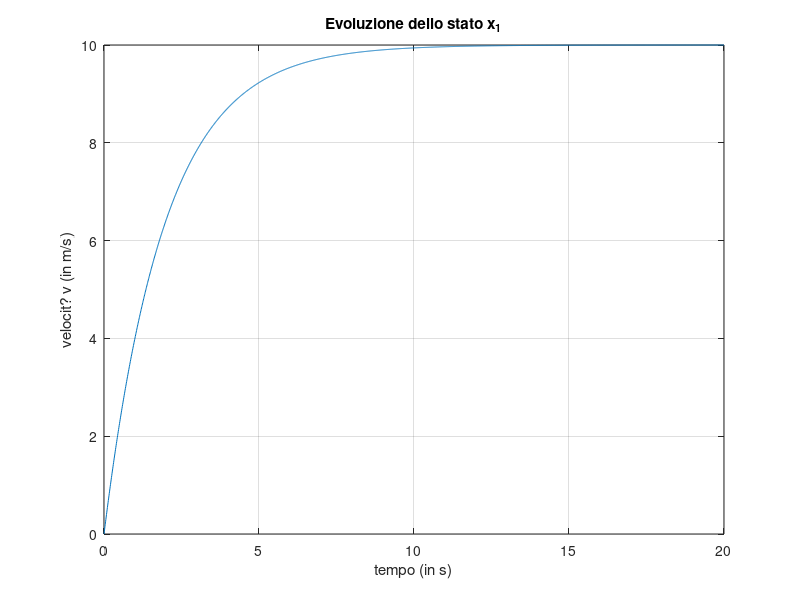
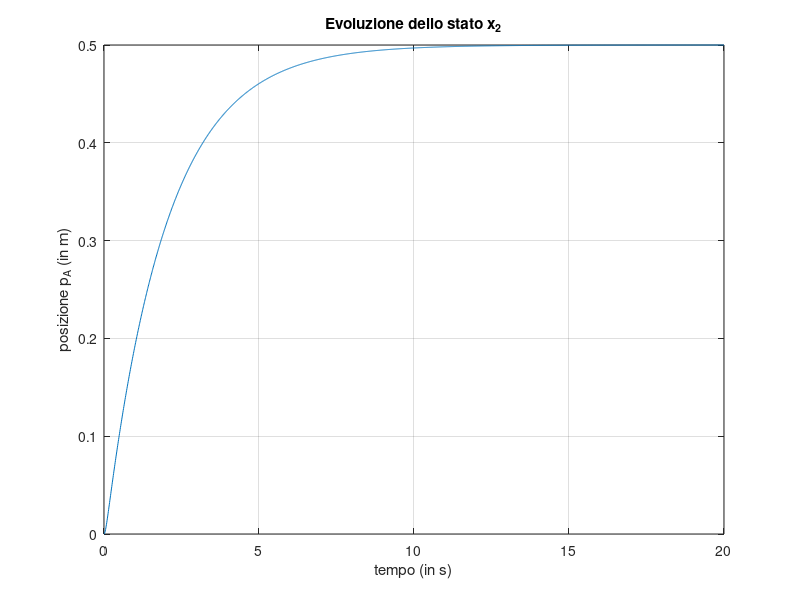
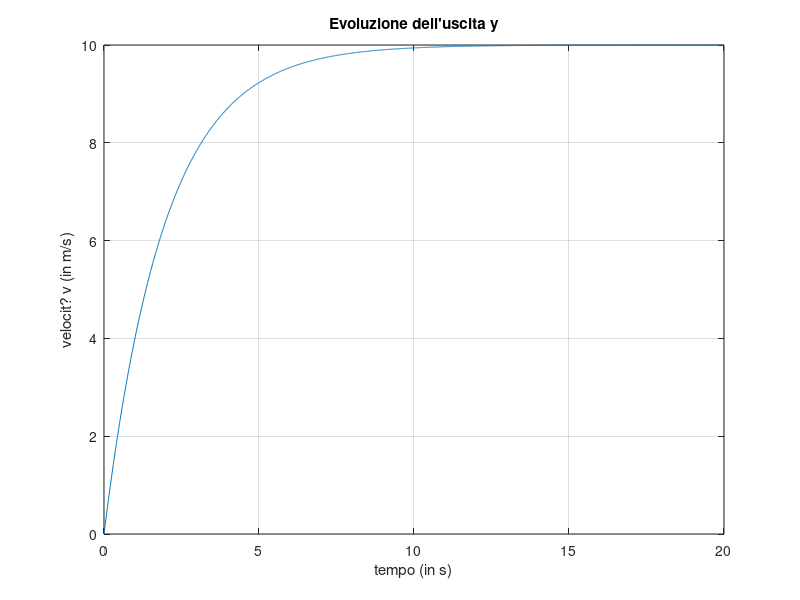

These charts were generated, in order, by the following MATLAB code: (Note: this script raises an error after producing the figures.)
es=menu('Simulazione della risposta del sistema meccanico',...
        'caso 1.a: beta=0.1,  K=2,  x0=[0;0],   F(t)=1;',...
        'caso 1.b: beta=0.01, K=2,  x0=[0;0],   F(t)=1;',...
        'caso 1.c: beta=10,   K=20, x0=[0;0],   F(t)=1;',...
        'caso 1.d: beta=0.1,  K=2,  x0=[0;0.2], F(t)=1;',...
        'caso 2.a: beta=0.1,  K=2,  x0=[0;0],   F(t)=cos(4t);',...
        'caso 2.b: beta=0.01, K=2,  x0=[0;0],   F(t)=cos(4t);',...
        'caso 2.c: beta=10,   K=20, x0=[0;0],   F(t)=cos(4t);',...
        'caso 2.d: beta=0.1,  K=2,  x0=[0;0.2], F(t)=cos(4t)');
switch es,
case 1, beta=0.1;  k=2;  x0=[0;0];   w0=0; tmax=20;
case 2, beta=0.01; k=2;  x0=[0;0];   w0=0; tmax=200;
case 3, beta=10;   k=20; x0=[0;0];   w0=0; tmax=10;
case 4, beta=0.1;  k=2;  x0=[0;0.2]; w0=0; tmax=20;
case 5, beta=0.1;  k=2;  x0=[0;0];   w0=4; tmax=10;
case 6, beta=0.01; k=2;  x0=[0;0];   w0=4; tmax=10;
case 7, beta=10;   k=20; x0=[0;0];   w0=4; tmax=10;
case 8, beta=0.1;  k=2;  x0=[0;0.2]; w0=4; tmax=10;
end

m = 0.2;
f0 = 1;

A = [0, -k/m; 1, -k/beta];
B = [1/m; 0];
C = [1, 0];
D = 0;

sistema = ss(A, B, C, D);


% risposta sistema dinamico

t = 0:0.01:tmax;
u = f0*cos(w0*t);

[y, tsim, x] = lsim(sistema, u, t, x0);

figure(1), plot(tsim,x(:,1)), grid on, zoom on, title('Evoluzione dello stato x_1'), 
xlabel('tempo (in s)'), ylabel('velocit? v (in m/s)')
figure(2), plot(tsim,x(:,2)), grid on, zoom on, title('Evoluzione dello stato x_2'), 
xlabel('tempo (in s)'), ylabel('posizione p_A (in m)')
figure(3), plot(tsim,y), grid on, zoom on, title('Evoluzione dell''uscita y'), 
xlabel('tempo (in s)'), ylabel('velocit? v (in m/s)')


% funzione di trasferimento

fprintf('System G(s)');
G=tf(sistema)

[numG, denG] = ss2tf(A, B, C, D);

fprintf('Zeri di G(s)');
damp(numG); % Calcolo degli zeri di G(s)

fprintf('Poli di G(s)');
damp(denG); % Calcolo dei poli di G(s)


% calcolo analitico della risposta del sistema dinamico

fprintf('Input U(s)');
ingresso = menu('Tipo d''ingresso del sistema', 'u(t)=u0;', 'u(t)=t;', 'u(t)=u0*cos(4t)');
switch ingresso,
case 1, U = tf(1, [1,0])
case 2, U = tf(1, [1,0,0])
case 3, U = tf([1,0], [1,0,4^2])
end

fprintf('Output Y(s)');
Y = G*U

[numY, denY] = tfdata(Y, 'v');
[residui, poli, resto] = residue(numY, denY) % Scomposizione in fratti semplici



